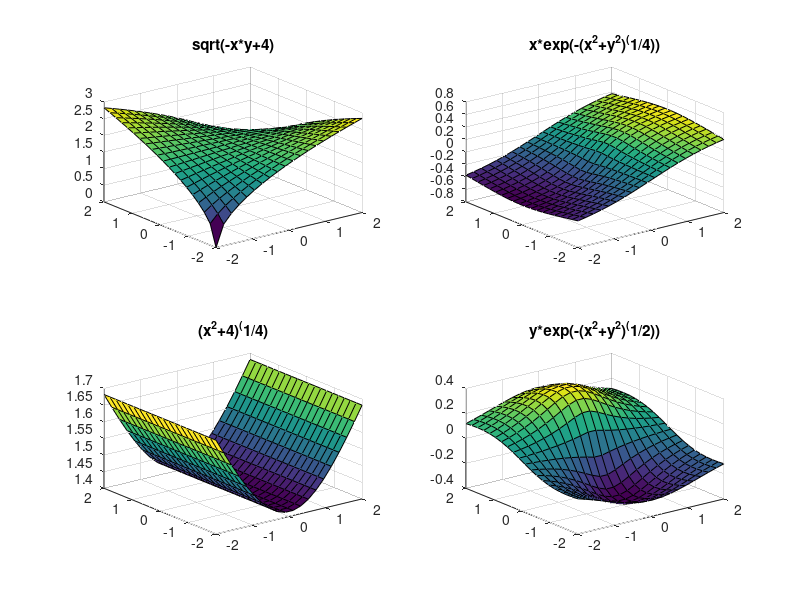

The MATLAB script that drew this image:
%% Question 1
% https://i.imgur.com/Ag4Mlzd.png
% https://i.imgur.com/QskzIXk.png
f=@(x,y)(3*x+y-5)
x=linspace(1,2,20); y=linspace(3,4,20);
[X,Y]=meshgrid(x,y)
Z=f(X,Y);
surf(X,Y,Z)

%% Question 2
% https://i.imgur.com/thNVd2R.png
x=linspace(-2,2,20); y=linspace(-2,2,20);
[X,Y]=meshgrid(x,y)

f=@(x,y)(2*x.^2+3*y.^2)
Z=f(X,Y);
subplot(2,2,1)
surf(X,Y,Z)
title('2x^2+3y^2')

f=@(x,y)(-2*x.^2-3*y.^2)
Z=f(X,Y);
subplot(2,2,2)
surf(X,Y,Z)
title('-2x^2-3y^2')

f=@(x,y)(-2*x.^2+3*y.^2)
Z=f(X,Y);
subplot(2,2,3)
surf(X,Y,Z)
title('-2x^2+3y^2')

f=@(x,y)(2*x.^2-3*y.^2)
Z=f(X,Y);
subplot(2,2,4)
surf(X,Y,Z)
title('2x^2-3y^2')

%% Question 3
% https://i.imgur.com/rBjyrzy.png
% https://i.imgur.com/0J5OF6h.png
x=linspace(-2,2,20); y=linspace(-2,2,20);
[X,Y]=meshgrid(x,y)

%Funktionsyta 2
f=@(x,y)(sqrt(-x.*y+4))
Z=f(X,Y);
subplot(2,2,1)
surf(X,Y,Z)
title('sqrt(-x*y+4)')

%Funktionsyta 1
f=@(x,y)(x.*exp(-(x.^2+y.^2).^(1/4)))
Z=f(X,Y);
subplot(2,2,2)
surf(X,Y,Z)
title('x*exp(-(x^2+y^2)^(1/4))')

%Funktionsyta 3
f=@(x,y)((x.^2+4).^(1/4))
Z=f(X,Y);
subplot(2,2,3)
surf(X,Y,Z)
title('(x^2+4)^(1/4)')

%Funktionsyta 4
f=@(x,y)(y.*exp(-(x.^2+y.^2).^(1/2)))
Z=f(X,Y);
subplot(2,2,4)
surf(X,Y,Z)
title('y*exp(-(x^2+y^2)^(1/2))')